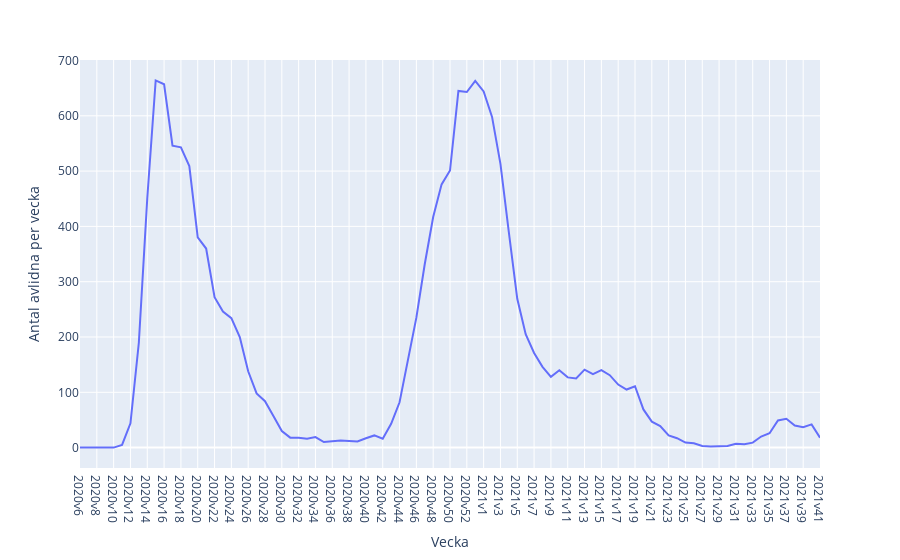
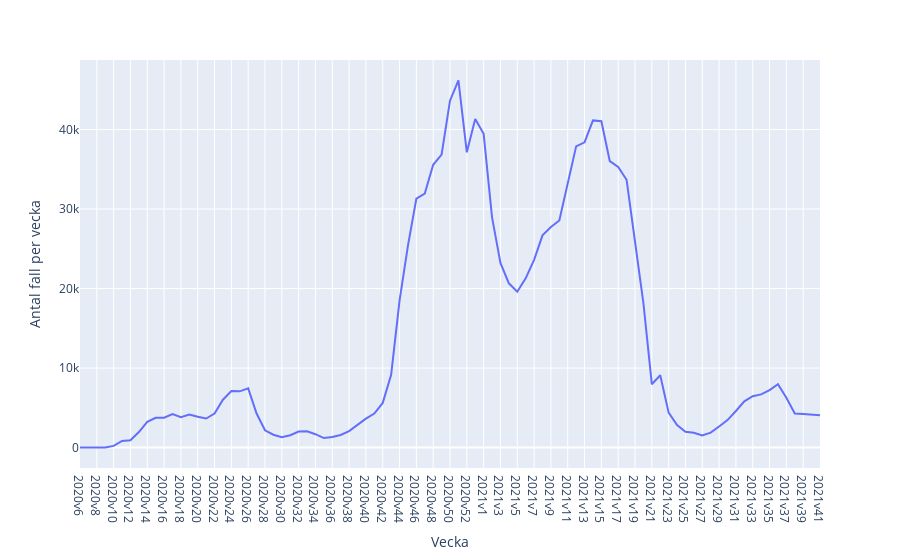
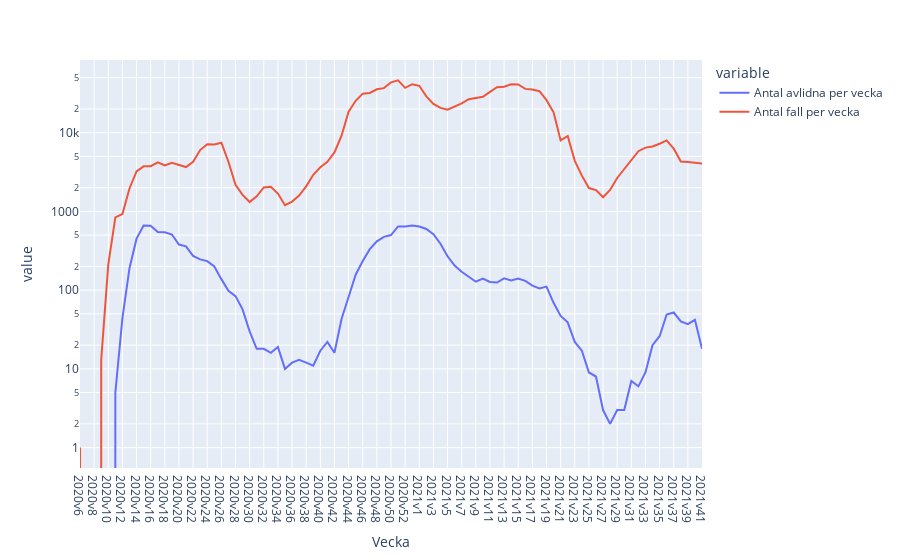
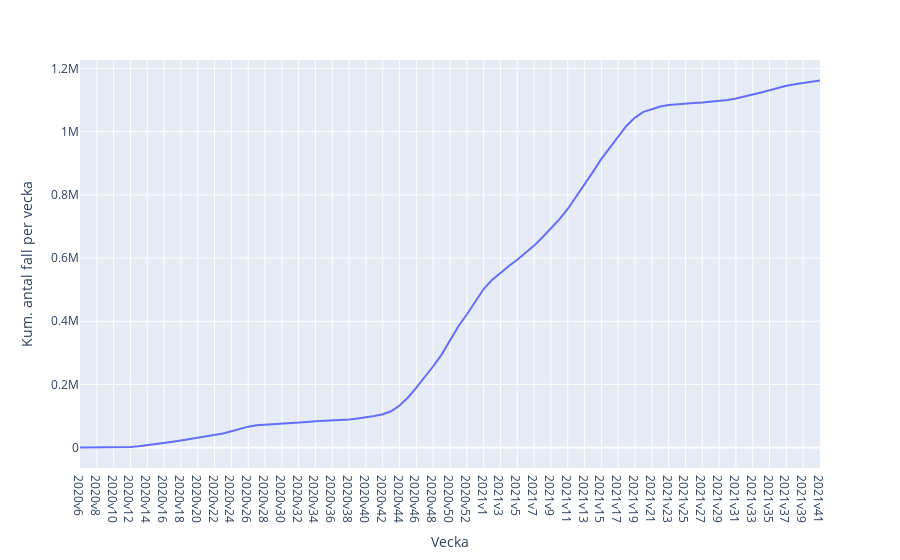

Notebook cell for these charts, in order:
### Code cell
# With plotly express

# So this will plots
# 1c avlidna fall per vecka, 2020v6 to now
# 1d nya fall per vecka, 2020v6 to now.
# 1e avlidna fall per vecka & nya fall per vecka, 2020v6 to now
# 1f kumulativt antal fall, 2020v6 to now

# List of file names
filenames = [
    "1c_avlidnavecka",
    "1d_fallvecka",
    "1e_avlidnafall",
    "1f_kumfall"
]


for ylabel,file in zip(ylabels,filenames):
    # The double plot window should be logscaled
    if len(ylabel) == 2:
        linlog = True
    else:
        linlog = False

    # Plot
    fig = px.line(
        c19sweden, x=xlabel, y=ylabel, log_y=linlog
    )
    fig.show()
    
    # Save figures as html files
    #print(f"visualiseringar/{file}_plotlyx.html")
    plotly.offline.plot(fig, filename=f"visualiseringar/{file}_plotlyx.html")

### Figure 1 — Plotly figure (JSON) as saved in the notebook; plotly's stock layout.template omitted (floating-point values rounded to 4 significant figures)
{"data": [{"hovertemplate": "Vecka=%{x}<br>Antal avlidna per vecka=%{y}<extra></extra>", "legendgroup": "", "line": {"color": "#636efa", "dash": "solid"}, "marker": {"symbol": "circle"}, "mode": "lines", "name": "", "orientation": "v", "showlegend": false, "type": "scatter", "x": ["2020v6", "2020v7", "2020v8", "2020v9", "2020v10", "2020v11", "2020v12", "2020v13", "2020v14", "2020v15", "2020v16", "2020v17", "2020v18", "2020v19", "2020v20", "2020v21", "2020v22", "2020v23", "2020v24", "2020v25", "2020v26", "2020v27", "2020v28", "2020v29", "2020v30", "2020v31", "2020v32", "2020v33", "2020v34", "2020v35", "2020v36", "2020v37", "2020v38", "2020v39", "2020v40", "2020v41", "2020v42", "2020v43", "2020v44", "2020v45", "2020v46", "2020v47", "2020v48", "2020v49", "2020v50", "2020v51", "2020v52", "2020v53", "2021v1", "2021v2", "2021v3", "2021v4", "2021v5", "2021v6", "2021v7", "2021v8", "2021v9", "2021v10", "2021v11", "2021v12", "2021v13", "2021v14", "2021v15", "2021v16", "2021v17", "2021v18", "2021v19", "2021v20", "2021v21", "2021v22", "2021v23", "2021v24", "2021v25", "2021v26", "2021v27", "2021v28", "2021v29", "2021v30", "2021v31", "2021v32", "2021v33", "2021v34", "2021v35", "2021v36", "2021v37", "2021v38", "2021v39", "2021v40", "2021v41"], "xaxis": "x", "y": [0, 0, 0, 0, 0, 5, 44, 190, 451, 664, 657, 546, 543, 509, 380, 360, 272, 246, 234, 200, 138, 98, 84, 57, 30, 18, 18, 16, 19, 10, 12, 13, 12, 11, 17, 22, 16, 43, 82, 157, 235, 332, 417, 476, 501, 645, 643, 663, 644, 598, 513, 389, 269, 205, 171, 146, 128, 140, 127, 125, 141, 133, 140, 131, 114, 105, 111, 69, 47, 39, 22, 17, 9, 8, 3, 2, 3, 3, 7, 6, 9, 20, 26, 49, 52, 40, 37, 42, 18], "yaxis": "y"}], "layout": {"legend": {"tracegroupgap": 0}, "margin": {"t": 60}, "xaxis": {"anchor": "y", "domain": [0, 1], "title": {"text": "Vecka"}}, "yaxis": {"anchor": "x", "domain": [0, 1], "title": {"text": "Antal avlidna per vecka"}}}}

### Figure 2 — Plotly figure (JSON) as saved in the notebook; plotly's stock layout.template omitted (floating-point values rounded to 4 significant figures)
{"data": [{"hovertemplate": "Vecka=%{x}<br>Antal fall per vecka=%{y}<extra></extra>", "legendgroup": "", "line": {"color": "#636efa", "dash": "solid"}, "marker": {"symbol": "circle"}, "mode": "lines", "name": "", "orientation": "v", "showlegend": false, "type": "scatter", "x": ["2020v6", "2020v7", "2020v8", "2020v9", "2020v10", "2020v11", "2020v12", "2020v13", "2020v14", "2020v15", "2020v16", "2020v17", "2020v18", "2020v19", "2020v20", "2020v21", "2020v22", "2020v23", "2020v24", "2020v25", "2020v26", "2020v27", "2020v28", "2020v29", "2020v30", "2020v31", "2020v32", "2020v33", "2020v34", "2020v35", "2020v36", "2020v37", "2020v38", "2020v39", "2020v40", "2020v41", "2020v42", "2020v43", "2020v44", "2020v45", "2020v46", "2020v47", "2020v48", "2020v49", "2020v50", "2020v51", "2020v52", "2020v53", "2021v1", "2021v2", "2021v3", "2021v4", "2021v5", "2021v6", "2021v7", "2021v8", "2021v9", "2021v10", "2021v11", "2021v12", "2021v13", "2021v14", "2021v15", "2021v16", "2021v17", "2021v18", "2021v19", "2021v20", "2021v21", "2021v22", "2021v23", "2021v24", "2021v25", "2021v26", "2021v27", "2021v28", "2021v29", "2021v30", "2021v31", "2021v32", "2021v33", "2021v34", "2021v35", "2021v36", "2021v37", "2021v38", "2021v39", "2021v40", "2021v41"], "xaxis": "x", "y": [1, 0, 0, 13, 211, 838, 924, 1957, 3229, 3740, 3752, 4203, 3832, 4153, 3869, 3659, 4280, 6021, 7123, 7073, 7455, 4279, 2179, 1622, 1316, 1556, 2014, 2052, 1687, 1200, 1332, 1592, 2080, 2919, 3642, 4278, 5620, 9155, 18474, 25405, 31319, 31944, 35560, 36837, 43631, 46177, 37134, 41323, 39455, 28942, 23230, 20660, 19605, 21283, 23615, 26690, 27748, 28555, 33033, 37881, 38386, 41147, 41038, 36032, 35306, 33680, 25916, 18169, 7974, 9094, 4394, 2848, 1982, 1869, 1514, 1881, 2662, 3459, 4608, 5820, 6466, 6688, 7236, 7972, 6266, 4298, 4241, 4141, 4062], "yaxis": "y"}], "layout": {"legend": {"tracegroupgap": 0}, "margin": {"t": 60}, "xaxis": {"anchor": "y", "domain": [0, 1], "title": {"text": "Vecka"}}, "yaxis": {"anchor": "x", "domain": [0, 1], "title": {"text": "Antal fall per vecka"}}}}

### Figure 3 — Plotly figure (JSON) as saved in the notebook; plotly's stock layout.template omitted (floating-point values rounded to 4 significant figures)
{"data": [{"hovertemplate": "variable=Antal avlidna per vecka<br>Vecka=%{x}<br>value=%{y}<extra></extra>", "legendgroup": "Antal avlidna per vecka", "line": {"color": "#636efa", "dash": "solid"}, "marker": {"symbol": "circle"}, "mode": "lines", "name": "Antal avlidna per vecka", "orientation": "v", "showlegend": true, "type": "scatter", "x": ["2020v6", "2020v7", "2020v8", "2020v9", "2020v10", "2020v11", "2020v12", "2020v13", "2020v14", "2020v15", "2020v16", "2020v17", "2020v18", "2020v19", "2020v20", "2020v21", "2020v22", "2020v23", "2020v24", "2020v25", "2020v26", "2020v27", "2020v28", "2020v29", "2020v30", "2020v31", "2020v32", "2020v33", "2020v34", "2020v35", "2020v36", "2020v37", "2020v38", "2020v39", "2020v40", "2020v41", "2020v42", "2020v43", "2020v44", "2020v45", "2020v46", "2020v47", "2020v48", "2020v49", "2020v50", "2020v51", "2020v52", "2020v53", "2021v1", "2021v2", "2021v3", "2021v4", "2021v5", "2021v6", "2021v7", "2021v8", "2021v9", "2021v10", "2021v11", "2021v12", "2021v13", "2021v14", "2021v15", "2021v16", "2021v17", "2021v18", "2021v19", "2021v20", "2021v21", "2021v22", "2021v23", "2021v24", "2021v25", "2021v26", "2021v27", "2021v28", "2021v29", "2021v30", "2021v31", "2021v32", "2021v33", "2021v34", "2021v35", "2021v36", "2021v37", "2021v38", "2021v39", "2021v40", "2021v41"], "xaxis": "x", "y": [0, 0, 0, 0, 0, 5, 44, 190, 451, 664, 657, 546, 543, 509, 380, 360, 272, 246, 234, 200, 138, 98, 84, 57, 30, 18, 18, 16, 19, 10, 12, 13, 12, 11, 17, 22, 16, 43, 82, 157, 235, 332, 417, 476, 501, 645, 643, 663, 644, 598, 513, 389, 269, 205, 171, 146, 128, 140, 127, 125, 141, 133, 140, 131, 114, 105, 111, 69, 47, 39, 22, 17, 9, 8, 3, 2, 3, 3, 7, 6, 9, 20, 26, 49, 52, 40, 37, 42, 18], "yaxis": "y"}, {"hovertemplate": "variable=Antal fall per vecka<br>Vecka=%{x}<br>value=%{y}<extra></extra>", "legendgroup": "Antal fall per vecka", "line": {"color": "#EF553B", "dash": "solid"}, "marker": {"symbol": "circle"}, "mode": "lines", "name": "Antal fall per vecka", "orientation": "v", "showlegend": true, "type": "scatter", "x": ["2020v6", "2020v7", "2020v8", "2020v9", "2020v10", "2020v11", "2020v12", "2020v13", "2020v14", "2020v15", "2020v16", "2020v17", "2020v18", "2020v19", "2020v20", "2020v21", "2020v22", "2020v23", "2020v24", "2020v25", "2020v26", "2020v27", "2020v28", "2020v29", "2020v30", "2020v31", "2020v32", "2020v33", "2020v34", "2020v35", "2020v36", "2020v37", "2020v38", "2020v39", "2020v40", "2020v41", "2020v42", "2020v43", "2020v44", "2020v45", "2020v46", "2020v47", "2020v48", "2020v49", "2020v50", "2020v51", "2020v52", "2020v53", "2021v1", "2021v2", "2021v3", "2021v4", "2021v5", "2021v6", "2021v7", "2021v8", "2021v9", "2021v10", "2021v11", "2021v12", "2021v13", "2021v14", "2021v15", "2021v16", "2021v17", "2021v18", "2021v19", "2021v20", "2021v21", "2021v22", "2021v23", "2021v24", "2021v25", "2021v26", "2021v27", "2021v28", "2021v29", "2021v30", "2021v31", "2021v32", "2021v33", "2021v34", "2021v35", "2021v36", "2021v37", "2021v38", "2021v39", "2021v40", "2021v41"], "xaxis": "x", "y": [1, 0, 0, 13, 211, 838, 924, 1957, 3229, 3740, 3752, 4203, 3832, 4153, 3869, 3659, 4280, 6021, 7123, 7073, 7455, 4279, 2179, 1622, 1316, 1556, 2014, 2052, 1687, 1200, 1332, 1592, 2080, 2919, 3642, 4278, 5620, 9155, 18474, 25405, 31319, 31944, 35560, 36837, 43631, 46177, 37134, 41323, 39455, 28942, 23230, 20660, 19605, 21283, 23615, 26690, 27748, 28555, 33033, 37881, 38386, 41147, 41038, 36032, 35306, 33680, 25916, 18169, 7974, 9094, 4394, 2848, 1982, 1869, 1514, 1881, 2662, 3459, 4608, 5820, 6466, 6688, 7236, 7972, 6266, 4298, 4241, 4141, 4062], "yaxis": "y"}], "layout": {"legend": {"title": {"text": "variable"}, "tracegroupgap": 0}, "margin": {"t": 60}, "xaxis": {"anchor": "y", "domain": [0, 1], "title": {"text": "Vecka"}}, "yaxis": {"anchor": "x", "domain": [0, 1], "title": {"text": "value"}, "type": "log"}}}

### Figure 4 — Plotly figure (JSON) as saved in the notebook; plotly's stock layout.template omitted (floating-point values rounded to 4 significant figures)
{"data": [{"hovertemplate": "Vecka=%{x}<br>Kum. antal fall per vecka=%{y}<extra></extra>", "legendgroup": "", "line": {"color": "#636efa", "dash": "solid"}, "marker": {"symbol": "circle"}, "mode": "lines", "name": "", "orientation": "v", "showlegend": false, "type": "scatter", "x": ["2020v6", "2020v7", "2020v8", "2020v9", "2020v10", "2020v11", "2020v12", "2020v13", "2020v14", "2020v15", "2020v16", "2020v17", "2020v18", "2020v19", "2020v20", "2020v21", "2020v22", "2020v23", "2020v24", "2020v25", "2020v26", "2020v27", "2020v28", "2020v29", "2020v30", "2020v31", "2020v32", "2020v33", "2020v34", "2020v35", "2020v36", "2020v37", "2020v38", "2020v39", "2020v40", "2020v41", "2020v42", "2020v43", "2020v44", "2020v45", "2020v46", "2020v47", "2020v48", "2020v49", "2020v50", "2020v51", "2020v52", "2020v53", "2021v1", "2021v2", "2021v3", "2021v4", "2021v5", "2021v6", "2021v7", "2021v8", "2021v9", "2021v10", "2021v11", "2021v12", "2021v13", "2021v14", "2021v15", "2021v16", "2021v17", "2021v18", "2021v19", "2021v20", "2021v21", "2021v22", "2021v23", "2021v24", "2021v25", "2021v26", "2021v27", "2021v28", "2021v29", "2021v30", "2021v31", "2021v32", "2021v33", "2021v34", "2021v35", "2021v36", "2021v37", "2021v38", "2021v39", "2021v40", "2021v41"], "xaxis": "x", "y": [1, 1, 1, 14, 225, 1063, 1987, 3944, 7173, 10913, 14665, 18868, 22700, 26853, 30722, 34381, 38661, 44682, 51805, 58878, 66333, 70612, 72791, 74413, 75729, 77285, 79299, 81351, 83038, 84238, 85570, 87162, 89242, 92161, 95803, 100081, 105701, 114856, 133330, 158735, 190054, 221998, 257558, 294395, 338026, 384203, 421337, 462660, 502115, 531057, 554287, 574947, 594552, 615835, 639450, 666140, 693888, 722443, 755476, 793357, 831743, 872890, 913928, 949960, 985266, 1018946, 1044862, 1063031, 1071005, 1080099, 1084493, 1087341, 1089323, 1091192, 1092706, 1094587, 1097249, 1100708, 1105316, 1111136, 1117602, 1124290, 1131526, 1139498, 1145764, 1150062, 1154303, 1158444, 1162506], "yaxis": "y"}], "layout": {"legend": {"tracegroupgap": 0}, "margin": {"t": 60}, "xaxis": {"anchor": "y", "domain": [0, 1], "title": {"text": "Vecka"}}, "yaxis": {"anchor": "x", "domain": [0, 1], "title": {"text": "Kum. antal fall per vecka"}}}}
